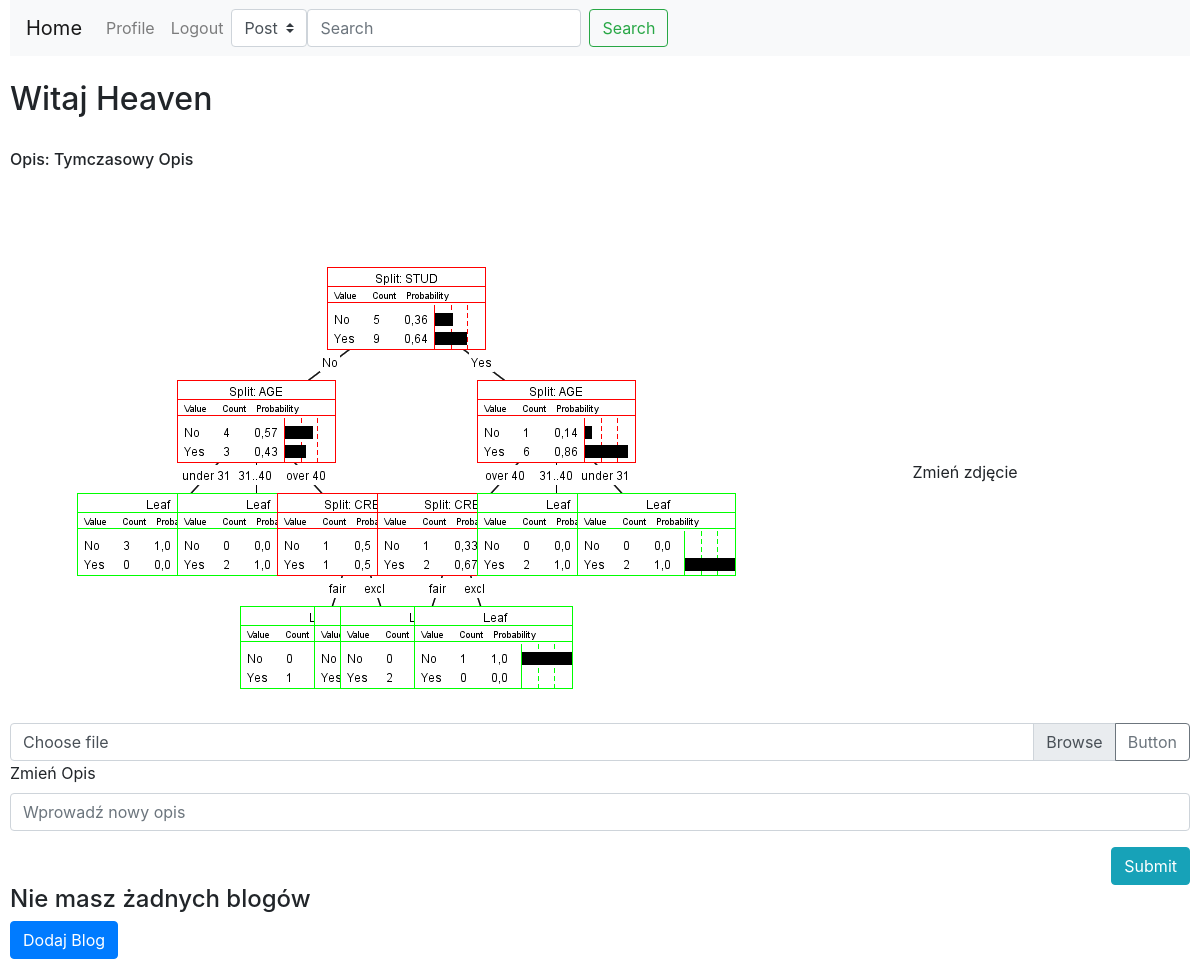
/profile/ (signed in), run on an earlier commit of the app's database.
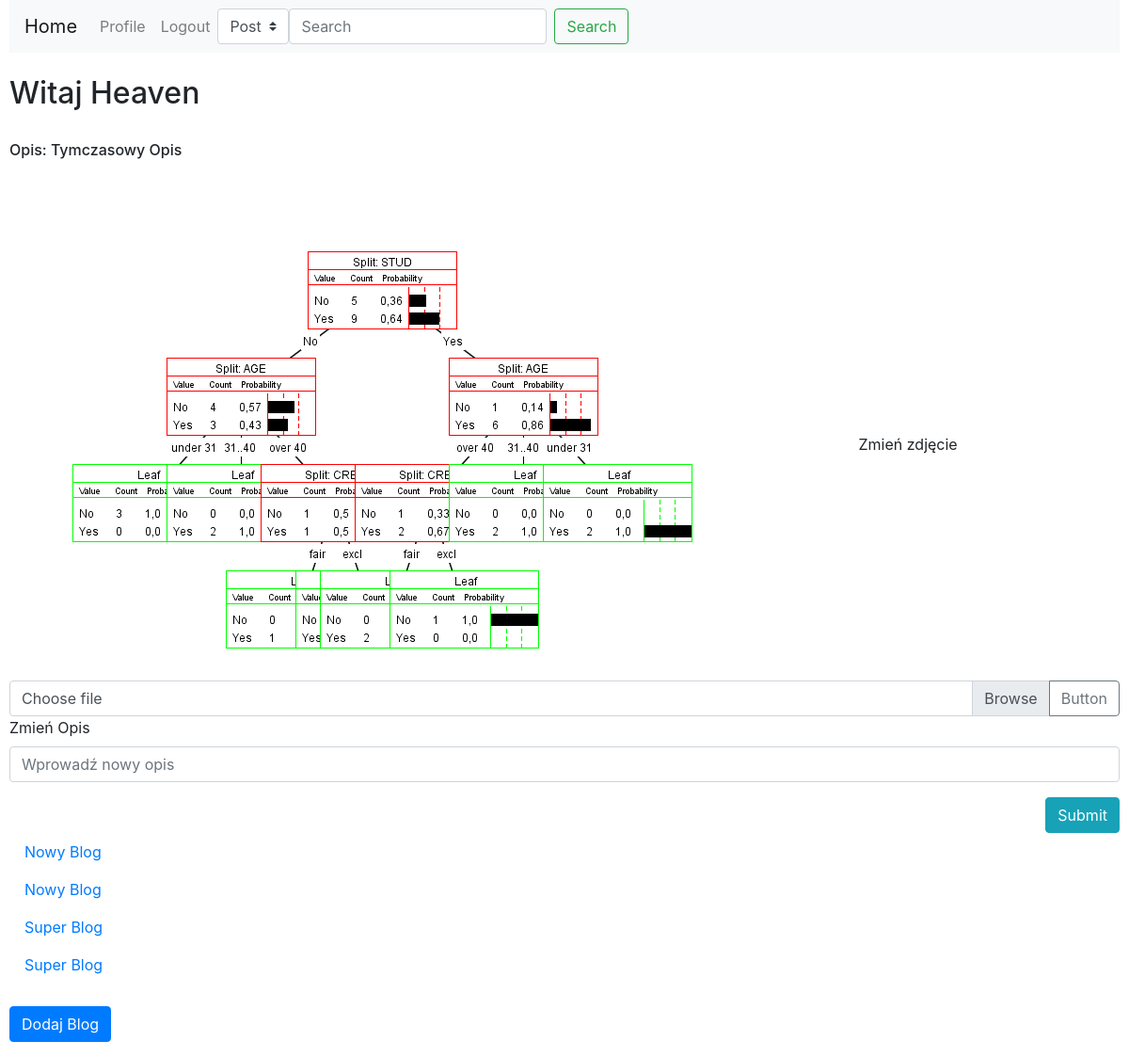
And on a later commit of the database.
### Blog/models.py (models this page shows)
class Profil(models.Model):
    User=models.OneToOneField(User,on_delete=models.CASCADE,primary_key=True)
    Zdjecie=models.ImageField(default='aaa.png',upload_to='Profilowe')
    Opis=models.CharField(max_length=1000)

class Blog(models.Model):
    IDBlog=models.IntegerField(primary_key=True)
    Nazwa=models.CharField(max_length=128)
    IDAutor=models.ForeignKey(User,on_delete=models.CASCADE)

### Blog/views.py (the view)
# urls.py: path('profile/',views.profile,name='profile'),
def profile(request):
    if request.user.is_authenticated:
        p = models.Profil.objects.get(User=request.user)
        b = models.Blog.objects.filter(IDAutor = request.user)
    return render(request,"Blog/profile.html",{'account': p, 'blogs':b})

### Blog/templates/Blog/profile.html (shortened to what this page needs)
{%extends 'Blog/base.html'%}
{%block content%}
    <h2>Witaj {{account.User.username}}</h2>
    <br>
    <h6>Opis: {{account.Opis}}</h6>
    <br><br>
        <div class="form-group">
            <img src="{{account.Zdjecie.url}}">
            {%block tmp%}
            <label for="formGroupExampleInput">Zmień zdjęcie</label>
            <div class="input-group">
                <div class="custom-file">
                    <label class="custom-file-label" for="inputGroupFile04">Choose file</label>
                </div>
                <div class="input-group-append">
                    <button class="btn btn-outline-secondary" type="button">Button</button>
                </div>
            </div>
            <form action="/editOpis/" method="post">
            <div class="form-group">
                <label for="OpisForm">Zmień Opis</label>
                <input type="text" class="form-control" id="OpisForm" name="OpisForm" placeholder="Wprowadź nowy opis">
            </div>
            <input type="submit" style="float:right" class="btn btn-info" id="OpisFormBtn">
          </form>
{%if blogs%}
<nav class="nav flex-column">
        {%for blog in blogs%}
        <li class="nav-item"><a class="nav-link" href="{{blog.IDBlog}}/details">{{blog.Nazwa}}</a></li>
        {%endfor%}
      </nav>
      <br>
      {%else%}
      <h4>Nie masz żadnych blogów</h4>
      {%endif%}
<button type="button" class="btn btn-primary" data-toggle="modal" data-target="#exampleModalCentered">
  Dodaj Blog
</button>
{%endblock%}
{%endblock%}

### Blog/templates/Blog/base.html (shortened to what this page needs)
{% load static %}
<!DOCTYPE html>
<html>
<head>
<link rel="stylesheet" href="https://stackpath.bootstrapcdn.com/bootstrap/4.3.1/css/bootstrap.min.css">
<link rel="stylesheet" href="https://use.fontawesome.com/releases/v5.8.1/css/all.css">
</head>
<body>
<div id=BigContainer style="margin-left:10px;margin-right:10px">
{% block NavigationBar %}
<nav class="navbar navbar-expand-lg navbar-light bg-light">
            <a class="navbar-brand" href="{%url 'home'%}">Home</a>
            <div class="collapse navbar-collapse" id="navbarSupportedContent">
              <ul class="navbar-nav mr-auto">
                <li class="nav-item">
            {%if not user.is_authenticated%}
                  <a class="nav-link" href="{%url 'login'%}">Login</a>
                </li>
                <li class="nav-item">
                  <a class="nav-link" href="{%url 'registration'%}">Register</a>
                </li>
            {%else%}
                  <a class="nav-link" href="{%url 'profile'%}">Profile</a>
                </li>
                <li class="nav-item">
                  <a class="nav-link" href="{%url 'logout'%}">Logout</a>
                </li>
                {%endif%}
                  <div class="input-group">
                        <form class="form-inline my-2 my-lg-0" method="GET" action="{% url 'search' %}">
                        <select class="custom-select" name="typ">
                              <option selected value="Post">Post</option>
                        </select>
                        <input class="form-control mr-sm-2" type="text" placeholder="Search" aria-label="Search" name="search" {% if phase %} value="{{ phase}}"{%endif%} >
                        <button class="btn btn-outline-success my-2 my-sm-0" type="submit">Search</button>
                        </form>
                  </div>
            </div>
          </nav>
{% endblock %}
      <br>
{%block content%}
{%endblock%}
      </div>
</div>
</body>
</html>

What changed in the data, as far as the page shows it:
added Blog: Nazwa "Nowy Blog"
added Blog: Nazwa "Nowy Blog"
added Blog: Nazwa "Super Blog"
added Blog: Nazwa "Super Blog"
Also different on the page:
text no longer shown: "Nie masz żadnych blogów"
